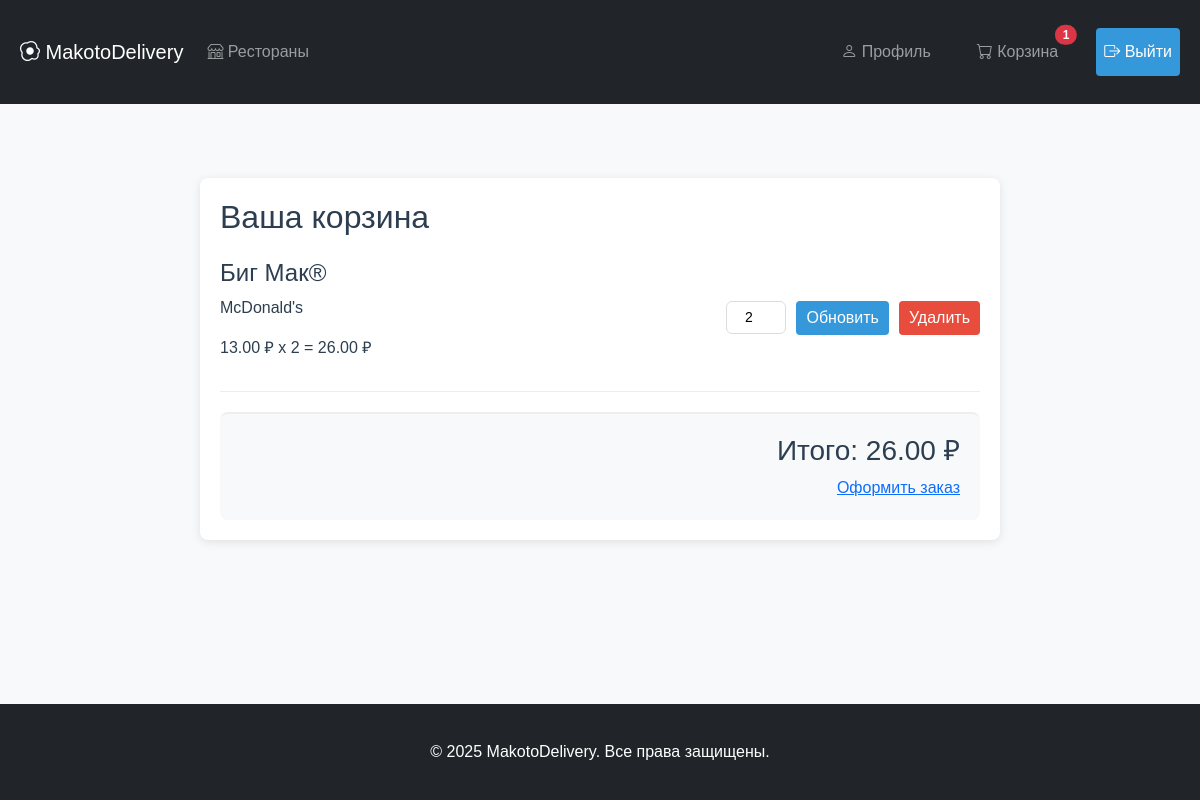
/cart/ (signed in), run on an earlier commit of the app's database.
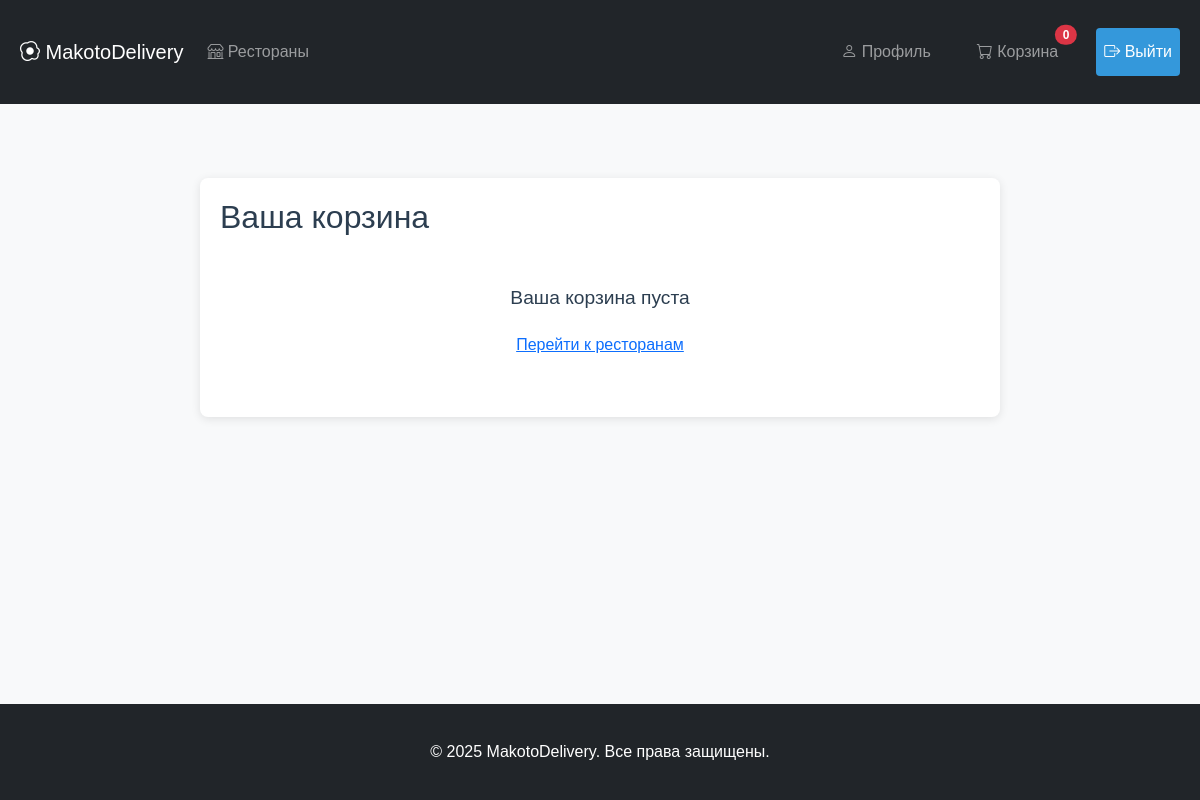
And on a later commit of the database.
### restaurants/models.py (models this page shows, shortened)
class CustomUser(AbstractUser):
    phone = models.CharField(
        max_length=20,
        blank=True,
        null=True,
        verbose_name="Телефон"
    )
    avatar = models.ImageField(
        upload_to='avatars/',
        blank=True,
        null=True,
        verbose_name="Аватар"
    )
    class Meta:
        verbose_name = 'Пользователь'
        verbose_name_plural = 'Пользователи'
        ordering = ['-date_joined']

class Cart(models.Model):
    user = models.OneToOneField(
        CustomUser,
        on_delete=models.CASCADE,
        related_name='cart',
        verbose_name="Пользователь"
    )
    created_at = models.DateTimeField(
        auto_now_add=True,
        verbose_name="Дата создания"
    )
    updated_at = models.DateTimeField(
        auto_now=True,
        verbose_name="Дата обновления"
    )
    class Meta:
        verbose_name = 'Корзина'
        verbose_name_plural = 'Корзины'
    @property
    def total_price(self):
        return sum(item.total_price for item in self.items.all())

class CartItem(models.Model):
    cart = models.ForeignKey(
        Cart,
        on_delete=models.CASCADE,
        related_name='items',
        verbose_name="Корзина"
    )
    dish = models.ForeignKey(
        Dish,
        on_delete=models.CASCADE,
        related_name='cart_items',
        verbose_name="Блюдо"
    )
    quantity = models.PositiveIntegerField(
        default=1,
        validators=[MinValueValidator(1)],
        verbose_name="Количество"
    )
    special_requests = models.TextField(
        blank=True,
        verbose_name="Особые пожелания"
    )
    added_at = models.DateTimeField(
        auto_now_add=True,
        verbose_name="Дата добавления"
    )
    class Meta:
        verbose_name = 'Элемент корзины'
        verbose_name_plural = 'Элементы корзины'
        unique_together = ('cart', 'dish')
    @property
    def total_price(self):
        return self.dish.price * self.quantity

class Dish(models.Model):
    DISH_TYPE_CHOICES = [
        ('burger', 'Бургер'),
        ('snack', 'Закуска'),
        ('drink', 'Напиток'),
        ('salad', 'Салат'),
        ('dessert', 'Десерт'),
    ]
    name = models.CharField(
        max_length=100,
        verbose_name="Название"
    )
    description = models.TextField(
        verbose_name="Описание"
    )
    price = models.DecimalField(
        max_digits=8,
        decimal_places=2,
        validators=[MinValueValidator(0)],
        verbose_name="Цена"
    )
    dish_type = models.CharField(
        max_length=20,
        choices=DISH_TYPE_CHOICES,
        default='burger',
        verbose_name="Тип блюда"
    )
    restaurant = models.ForeignKey(
        Restaurant,
        on_delete=models.CASCADE,
        related_name='dishes',
        verbose_name="Ресторан"
    )
    category = models.ForeignKey(
        Category,
        on_delete=models.SET_NULL,
        null=True,
        blank=True,
        related_name='dishes',
        verbose_name="Категория"
    )
    image = models.ImageField(
        upload_to='dishes/',
        null=True,
        blank=True,
        verbose_name="Изображение"
    )
    is_available = models.BooleanField(
        default=True,
        verbose_name="Доступно"
    )
    cooking_time = models.PositiveIntegerField(
        default=15,
        verbose_name="Время приготовления (мин)"
    )
    class Meta:
        verbose_name = "Блюдо"
        verbose_name_plural = "Блюда"
        ordering = ['name']
        indexes = [
            models.Index(fields=['name']),
            models.Index(fields=['restaurant']),
        ]

class Restaurant(models.Model):
    name = models.CharField(
        max_length=100,
        verbose_name="Название ресторана"
    )
    description = models.TextField(
        verbose_name="Описание ресторана"
    )
    address = models.CharField(
        max_length=200,
        verbose_name="Адрес ресторана"
    )
    phone = models.CharField(
        max_length=20,
        verbose_name="Телефон ресторана"
    )
    delivery_radius = models.PositiveIntegerField(
        default=5,
        verbose_name="Радиус доставки (км)"
    )
    is_active = models.BooleanField(
        default=True,
        verbose_name="Активен"
    )
    cuisine_type = models.CharField(
        max_length=100,
        blank=True,
        verbose_name="Тип кухни"
    )
    rating = models.FloatField(
        null=True,
        blank=True,
        verbose_name="Рейтинг"
    )
    reviews_count = models.PositiveIntegerField(
        default=0,
        verbose_name="Количество отзывов"
    )
    delivery_time = models.PositiveIntegerField(
        null=True,
        blank=True,
        verbose_name="Время доставки (мин)"
        )
    min_order = models.DecimalField(
        max_digits=6,
        decimal_places=2,
        default=15,
        verbose_name="Минимальный заказ"
        )
    logo = models.ImageField(
        upload_to='restaurants/logos/',
        blank=True,
        null=True,
        verbose_name="Логотип"
    )
    delivery_fee = models.DecimalField(
        max_digits=6,
        decimal_places=2,
        default=200,
        verbose_name="Стоимость доставки"
    )
    class Meta:
        verbose_name = "Ресторан"
        verbose_name_plural = "Рестораны"
        ordering = ['name']

### restaurants/views.py (the view)
# urls.py: path('cart/', cart_view, name='cart'),
@login_required(login_url='login')
def cart_view(request):
    cart = request.user.cart
    items = cart.items.select_related('dish')
    return render(request, 'restaurants/cart.html', {
        'cart': cart,
        'items': items
    })

### restaurants/templates/restaurants/cart.html (shortened to what this page needs)
{% extends 'restaurants/base.html' %}
{% block content %}
<div class="cart-container">
    <h2>Ваша корзина</h2>
    {% if items %}
    <div class="cart-items">
        {% for item in items %}
        <div class="cart-item">
            <div class="item-info">
                <h4>{{ item.dish.name }}</h4>
                <p>{{ item.dish.restaurant.name }}</p>
                <p>{{ item.dish.price }} ₽ x {{ item.quantity }} = {{ item.total_price }} ₽</p>
            </div>
            <div class="item-controls">
                <form method="post" action="{% url 'update_cart' item.id %}">
                    <input type="number" name="quantity" value="{{ item.quantity }}" min="1">
                    <button type="submit" class="btn-update">Обновить</button>
                </form>
                <form method="post" action="{% url 'remove_from_cart' item.id %}">
                    <button type="submit" class="btn-danger">Удалить</button>
                </form>
            </div>
        </div>
        {% endfor %}
    </div>
    <div class="cart-total">
        <h3>Итого: {{ cart.total_price }} ₽</h3>
        <a href="{% url 'checkout' %}" class="btn-primary">Оформить заказ</a>
    </div>
    {% else %}
    <div class="empty-cart">
        <p>Ваша корзина пуста</p>
        <a href="{% url 'restaurant_list' %}" class="btn-primary">Перейти к ресторанам</a>
    </div>
    {% endif %}
</div>
{% endblock %}

### restaurants/templates/restaurants/base.html (shortened to what this page needs)
{% load static %}
<!DOCTYPE html>
<html lang="ru">
<head>
    <link href="https://cdn.jsdelivr.net/npm/bootstrap@5.3.2/dist/css/bootstrap.min.css" rel="stylesheet">
    <link rel="stylesheet" href="https://cdn.jsdelivr.net/npm/bootstrap-icons@1.11.1/font/bootstrap-icons.css">
    <link rel="stylesheet" href="{% static 'restaurants/css/styles.css' %}">
</head>
<body class="d-flex flex-column min-vh-100">
    <nav class="navbar navbar-expand-lg navbar-dark bg-dark sticky-top">
        <div class="container">
            <a class="navbar-brand" href="{% url 'home' %}">
                <i class="bi bi-egg-fried"></i> MakotoDelivery
            </a>
            <div class="collapse navbar-collapse" id="navbarContent">
                <ul class="navbar-nav me-auto mb-2 mb-lg-0">
                    <li class="nav-item">
                        <a class="nav-link" href="{% url 'restaurant_list' %}">
                            <i class="bi bi-shop"></i> Рестораны
                        </a>
                    </li>
                </ul>
                <ul class="navbar-nav">
                    {% if user.is_authenticated %}
                    <li class="nav-item">
                        <a class="nav-link" href="{% url 'profile' %}">
                            <i class="bi bi-person"></i> Профиль
                        </a>
                    </li>
                    <li class="nav-item">
                        <a class="nav-link position-relative" href="{% url 'cart' %}">
                            <i class="bi bi-cart"></i> Корзина
                            <span id="cart-counter" class="position-absolute top-0 start-100 translate-middle badge rounded-pill bg-danger">
                                {{ request.user.cart.items.count }}
                            </span>
                        </a>
                    </li>
                    <li class="nav-item">
                        <form method="post" action="{% url 'logout' %}">
                            <button type="submit" class="nav-link btn btn-link">
                                <i class="bi bi-box-arrow-right"></i> Выйти
                            </button>
                        </form>
                    </li>
                    {% endif %}
                </ul>
            </div>
        </div>
    </nav>
    <main class="container my-4 flex-grow-1">
        {% block content %}{% endblock %}
    </main>
    <footer class="bg-dark text-white py-3 mt-auto">
        <div class="container text-center">
            <p class="mb-0">&copy; {% now "Y" %} MakotoDelivery. Все права защищены.</p>
        </div>
    </footer>
</body>
</html>

What changed in the data, as far as the page shows it:
removed CartItem: dish.name "Биг Мак®", dish.restaurant.name "McDonald's", dish.price "13.00", quantity "2", total_price "26.00"
no longer on this page (row unchanged): Cart: total_price "26.00"
changed CustomUser: user.cart.items.count "1" → "0"
Also different on the page:
text no longer shown: "Итого: ₽ Оформить заказ"
text now shown: "Ваша корзина пуста Перейти к ресторанам"
